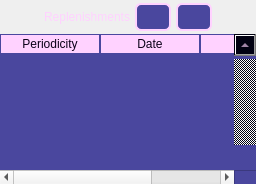
       <widget class="QWidget" name="widgetReplenishes" native="true">
        <property name="sizePolicy">
         <sizepolicy hsizetype="Preferred" vsizetype="Preferred">
          <horstretch>0</horstretch>
          <verstretch>0</verstretch>
         </sizepolicy>
        </property>
        <property name="minimumSize">
         <size>
          <width>0</width>
          <height>130</height>
         </size>
        </property>
        <property name="maximumSize">
         <size>
          <width>16777215</width>
          <height>16777215</height>
         </size>
        </property>
        <property name="styleSheet">
         <string notr="true">QDateEdit {
color: rgb(255, 210, 255);
border: 1px solid;
font: 13pt &quot;Anta&quot;;
padding: 0 5px;
border-radius: 6px;
border-color: rgb(255, 210, 255);
background-color: rgb(11, 1, 24);
selection-background-color: rgb(248, 160, 165);
selection-color: black;
background-color: rgb(33, 32, 70);

color: rgb(11, 1, 24);
background-color: rgb(255, 210, 255);
border-color: rgb(74, 71, 158);
}

QDateEdit::up-button {
subcontrol-origin: border;
subcontrol-position: top right; 
border-top-right-radius: 3px;
border-style: solid;
border-width: 0px;
border-color: rgb(74, 71, 158);
background-color:  rgb(74, 71, 158);
image: url(:/icons/add_yellow.svg);
padding: 0px;
margin: 0px;
width: 16px;
height: 14px;
 }


QDateEdit::down-button {
subcontrol-origin: border;
subcontrol-position: bottom right;
border-bottom-right-radius: 3px;
border-style: solid;
border-width: 0px;
border-color: rgb(74, 71, 158);
background-color:  rgb(74, 71, 158);
image: url(:/icons/remove_yellow.svg);
padding: 0px;
margin: 0px;
width: 16px;
height: 14px;
 }

QDateEdit::down-button:hover {
background-color: rgb(169, 167, 215);
}

QDateEdit::down-button:pressed {
background-color: rgb(25, 24, 53);
}

QDateEdit::up-button:hover {
background-color: rgb(169, 167, 215);
}

QDateEdit::up-button:pressed {
background-color: rgb(25, 24, 53);
}

QComboBox {
color: rgb(255, 210, 255);
border: 1px solid;
font: 13pt &quot;Anta&quot;;
border-radius: 6px;
border-color: rgb(255, 210, 255);
padding: 0 5px;
background-color: rgb(11, 1, 24);
selection-background-color: rgb(248, 160, 165);
selection-color: black;
background-color: rgb(33, 32, 70);

color: rgb(11, 1, 24);
background-color: rgb(255, 210, 255);
border-color: rgb(74, 71, 158);
}


QComboBox::drop-down:button {
color: rgb(255, 210, 255);
border-top-right-radius: 4px;
border-bottom-right-radius: 4px;
border-style: solid;
border-width: 0px;
border-color: rgb(255, 210, 255);
background-color: rgb(74, 71, 158);
padding: 0px;
width: 20px;
}

QComboBox::down-arrow {
image: url(:/icons/keyboard_arrow_down_yellow.svg);
}

QComboBox::drop-down:hover {
background-color: rgb(169, 167, 215);
border-color: rgb(169, 167, 215);
}

QComboBox::drop-down:pressed {
background-color: rgb(25, 24, 53);
border-color: rgb(25, 24, 53);
}

QComboBox QAbstractItemView {
color: rgb(255, 210, 255);
border: 0px solid;
border-radius: 4px;
border-color: rgba(130, 127, 255, 133);
background-color: rgb(2, 1, 18);
}

QComboBox:item {
color: rgb(255, 210, 255);
}

QComboBox:item:selected {
background-color: rgb(74, 71, 158);
color: rgb(255, 210, 255);
/*background-color: rgb(255, 105, 103);*/
}


QPushButton {
font: 13pt &quot;Anta&quot;;
color: rgb(255, 210, 255);
border-radius: 6px;
border-style: solid;
border-width: 2px;
border-color: rgb(8, 1, 18);
background-color: rgb(74, 71, 158);
}

QPushButton:hover {
background-color: rgb(169, 167, 215);
}

QPushButton:pressed {
background-color: rgb(25, 24, 53);
}

QLineEdit {
color: rgb(255, 210, 255);
border: 1px solid;
font: 13pt &quot;Anta&quot;;
border-radius: 6px;
border-color: rgb(255, 210, 255);
padding: 0 8px;
background-color: rgb(33, 32, 70);/*rgb(11, 1, 24);*/
selection-background-color: rgb(248, 160, 165);
selection-color: black;

color: rgb(11, 1, 24);
background-color: rgb(255, 210, 255);
border-color: rgb(74, 71, 158);
}

QDoubleSpinBox {
color: rgb(255, 210, 255);
border: 1px solid;
font: 13pt &quot;Anta&quot;;
padding: 0 5px;
border-radius: 6px;
border-color: rgb(255, 210, 255);
background-color: rgb(11, 1, 24);
selection-background-color: rgb(248, 160, 165);
selection-color: black;
background-color: rgb(33, 32, 70);

color: rgb(11, 1, 24);
background-color: rgb(255, 210, 255);
border-color: rgb(74, 71, 158);
}

QDoubleSpinBox#doubleSpinBoxRate {
padding: 0 20px 0 5px;
}

QDoubleSpinBox#doubleSpinBoxTax{
padding: 0 20px 0 5px;
}

QDoubleSpinBox::up-button {
subcontrol-origin: border;
subcontrol-position: top right; 
border-top-right-radius: 3px;
border-style: solid;
border-width: 0px;
border-color: rgb(74, 71, 158);
background-color:  rgb(74, 71, 158);
image: url(:/icons/add_yellow.svg);
padding: 0px;
margin: 0px;
width: 16px;
height: 14px;
 }


QDoubleSpinBox::down-button {
subcontrol-origin: border;
subcontrol-position: bottom right;
border-bottom-right-radius: 3px;
border-style: solid;
border-width: 0px;
border-color: rgb(74, 71, 158);
background-color:  rgb(74, 71, 158);
image: url(:/icons/remove_yellow.svg);
padding: 0px;
margin: 0px;
width: 16px;
height: 14px;
 }

QDoubleSpinBox::down-button:hover {
background-color: rgb(169, 167, 215);
}

QDoubleSpinBox::down-button:pressed {
background-color: rgb(25, 24, 53);
}

QDoubleSpinBox::up-button:hover {
background-color: rgb(169, 167, 215);
}

QDoubleSpinBox::up-button:pressed {
background-color: rgb(25, 24, 53);
}

QLabel {
background: none;
font: 16pt &quot;Anta&quot;;
color: rgb(255, 210, 255);
}

QLabel {
color: rgb(255, 210, 255);
font: 14pt &quot;Kode Mono&quot;;
}

QRadioButton {
font: 13pt &quot;Anta&quot;;
color: rgb(255, 210, 255);
}

QRadioButton::indicator {
width: 10px;
height: 10px;
border-radius: 7px;
}

QRadioButton::indicator:checked {
    background-color:  rgb(243, 89, 97);
    border: 2px solid rgb(255, 210, 255);
}

QRadioButton::indicator:unchecked {
    background-color: rgb(8, 1, 18);
    border: 2px solid rgb(255, 210, 255);
}

QCheckBox {
font: 13pt &quot;Anta&quot;;
color: rgb(255, 210, 255);
spacing: 4px;
}

QCheckBox::QLabel {
}

QCheckBox::indicator {
width: 13px;
height: 13px;
border-radius: 3px;
}

QCheckBox::indicator:checked {
    background-color:  rgb(243, 89, 97);
    border: 2px solid rgb(255, 210, 255);
	image: url(:/icons/check_yellow.svg);
}

QCheckBox::indicator:unchecked {
    background-color: rgb(8, 1, 18);
    border: 2px solid rgb(255, 210, 255);
}

QSpinBox {
color: rgb(255, 210, 255);
border: 1px solid;
font: 13pt &quot;Anta&quot;;
padding: 0 5px;
border-radius: 6px;
border-color: rgb(255, 210, 255);
background-color: rgb(11, 1, 24);
selection-background-color: rgb(248, 160, 165);
selection-color: black;
background-color: rgb(33, 32, 70);

color: rgb(11, 1, 24);
background-color: rgb(255, 210, 255);
border-color: rgb(74, 71, 158);
}


QSpinBox::up-button {
subcontrol-origin: border;
subcontrol-position: top right; 
border-top-right-radius: 3px;
border-style: solid;
border-width: 0px;
border-color: rgb(74, 71, 158);
background-color:  rgb(74, 71, 158);
image: url(:/icons/add_yellow.svg);
padding: 0px;
margin: 0px;
width: 16px;
height: 14px;
 }


QSpinBox::down-button {
subcontrol-origin: border;
subcontrol-position: bottom right;
border-bottom-right-radius: 3px;
border-style: solid;
border-width: 0px;
border-color: rgb(74, 71, 158);
background-color:  rgb(74, 71, 158);
image: url(:/icons/remove_yellow.svg);
padding: 0px;
margin: 0px;
width: 16px;
height: 14px;
 }

QSpinBox::down-button:hover {
background-color: rgb(169, 167, 215);
}

QSpinBox::down-button:pressed {
background-color: rgb(25, 24, 53);
}

QSpinBox::up-button:hover {
background-color: rgb(169, 167, 215);
}

QSpinBox::up-button:pressed {
background-color: rgb(25, 24, 53);
}

QTableWidget {
    /*background-color: rgb(2, 1, 18);*/
background-color: rgb(74, 71, 158);
border: 0px inset;
border-color: rgb(2, 1, 18);
    border-radius: 5px;
    font: 12pt &quot;Anta&quot;;
}

QHeaderView {
    background-color: rgb(74, 71, 158);
    padding: 0px;
    border-top-right-radius: 0px;
    border-top-left-radius: 5px;
    border-bottom-right-radius: 0px;
    border-bottom-left-radius: 5px;
    border: 0px solid rgb(74, 71, 158);
    font: 13pt &quot;Anta&quot;;
}

QHeaderView::section {
    background-color: rgb(255, 210, 255);
    border: 1px solid rgb(74, 71, 158);
    color: rgb(11, 1, 24);
}

QHeaderView::section:first {
}

QHeaderView::section:last {

}

QHeaderView::section:pressed {
	background-color: rgb(246, 136, 142);
}

/*QHeaderView::section:checked {
	background-color: rgb(246, 136, 142);
}*/

QTableWidget QTableCornerButton::section {
   background-color: rgb(255, 210, 255);
    border: 1px solid rgb(74, 71, 158);
    color: rgb(74, 71, 158);
    border-top-left-radius: 5px;
}

QTableView::item {
background-color: rgb(74, 71, 158);
    border: 0px solid rgb(74, 71, 158);
    color: rgb(255, 210, 255);
/*
selection-color: rgb(2, 1, 18);
selection-background-color: rgb(243, 89, 97);
*/
}


QTableView::item:selected {
background-color: rgb(246, 136, 142);
    border: 0px solid rgb(74, 71, 158);
color: rgb(2, 1, 18);
}

QScrollBar:vertical {
background-color: rgb(2, 1, 18);
border: 1px solid rgb(74, 71, 158);
color:  rgb(255, 210, 255);
border-width: 0px;border-style: solid;
margin: 25px 0 25px 0;
width: 22px;
}

QScrollBar::handle:vertical {
background-color: rgb(74, 71, 158);
border: 1px solid rgb(74, 71, 158);
image: url(:/icons/menu_yellow.svg);
/*
border-top: 1px solid rgb(2, 1, 18);
border-bottom: 1px solid rgb(2, 1, 18);
border: 1px solid rgb(2, 1, 18);
*/
}

QScrollBar::handle:vertical:hover {
background-color: rgb(169, 167, 215);
border-color: rgb(169, 167, 215);
}

QScrollBar::handle:vertical:pressed {
background-color: rgb(25, 24, 53);
border-color: rgb(25, 24, 53);
}

QScrollBar::add-line:vertical {
border: 1px solid rgb(74, 71, 158);
background-color: rgb(74, 71, 158);
border-bottom-right-radius: 7px;
subcontrol-position: bottom;
subcontrol-origin: margin;
image: url(:/icons/keyboard_arrow_down_yellow.svg);
}

QScrollBar::sub-line:vertical {
border: 1px solid rgb(74, 71, 158);
background-color: rgb(74, 71, 158);
border-top-right-radius: 7px;
subcontrol-position: top;
subcontrol-origin: margin;
image: url(:/icons/keyboard_arrow_up_yellow.svg);
}

QScrollBar::add-line:vertical:hover {
border-color: rgb(169, 167, 215);
background-color: rgb(169, 167, 215);
}

QScrollBar::sub-line:vertical:hover {
border-color: rgb(169, 167, 215);
background-color: rgb(169, 167, 215);
}

QScrollBar::add-line:vertical:pressed {
border-color: rgb(25, 24, 53);
background-color: rgb(25, 24, 53);
}

QScrollBar::sub-line:vertical:pressed {
border-color: rgb(25, 24, 53);
background-color: rgb(25, 24, 53);
}

</string>
        </property>
        <layout class="QGridLayout" name="gridLayout_4">
         <property name="leftMargin">
          <number>0</number>
         </property>
         <property name="topMargin">
          <number>0</number>
         </property>
         <property name="rightMargin">
          <number>0</number>
         </property>
         <property name="bottomMargin">
          <number>0</number>
         </property>
         <property name="spacing">
          <number>0</number>
         </property>
         <item row="0" column="0">
          <widget class="QWidget" name="widgetReplenish" native="true">
           <property name="sizePolicy">
            <sizepolicy hsizetype="Preferred" vsizetype="Fixed">
             <horstretch>0</horstretch>
             <verstretch>0</verstretch>
            </sizepolicy>
           </property>
           <property name="minimumSize">
            <size>
             <width>0</width>
             <height>34</height>
            </size>
           </property>
           <layout class="QGridLayout" name="gridLayout_9">
            <property name="leftMargin">
             <number>0</number>
            </property>
            <property name="topMargin">
             <number>0</number>
            </property>
            <property name="rightMargin">
             <number>0</number>
            </property>
            <property name="bottomMargin">
             <number>0</number>
            </property>
            <property name="horizontalSpacing">
             <number>5</number>
            </property>
            <item row="0" column="7">
             <spacer name="horizontalSpacer_6">
              <property name="orientation">
               <enum>Qt::Horizontal</enum>
              </property>
              <property name="sizeHint" stdset="0">
               <size>
                <width>40</width>
                <height>20</height>
               </size>
              </property>
             </spacer>
            </item>
            <item row="0" column="1">
             <spacer name="horizontalSpacer_2">
              <property name="orientation">
               <enum>Qt::Horizontal</enum>
              </property>
              <property name="sizeHint" stdset="0">
               <size>
                <width>40</width>
                <height>20</height>
               </size>
              </property>
             </spacer>
            </item>
            <item row="0" column="5">
             <widget class="QPushButton" name="pushButtonRemoveReplenish">
              <property name="minimumSize">
               <size>
                <width>36</width>
                <height>28</height>
               </size>
              </property>
              <property name="styleSheet">
               <string notr="true">border-color: rgb(255, 210, 255);</string>
              </property>
              <property name="text">
               <string/>
              </property>
              <property name="icon">
               <iconset resource="../misc/resource.qrc">
                <normaloff>:/icons/remove_yellow.svg</normaloff>:/icons/remove_yellow.svg</iconset>
              </property>
              <property name="iconSize">
               <size>
                <width>20</width>
                <height>20</height>
               </size>
              </property>
             </widget>
            </item>
            <item row="0" column="3">
             <widget class="QLabel" name="labelReplenishes">
              <property name="text">
               <string>Replenishments</string>
              </property>
              <property name="alignment">
               <set>Qt::AlignRight|Qt::AlignTrailing|Qt::AlignVCenter</set>
              </property>
              <property name="margin">
               <number>5</number>
              </property>
             </widget>
            </item>
            <item row="0" column="4">
             <widget class="QPushButton" name="pushButtonAddReplenish">
              <property name="minimumSize">
               <size>
                <width>36</width>
                <height>28</height>
               </size>
              </property>
              <property name="styleSheet">
               <string notr="true">border-color: rgb(255, 210, 255);</string>
              </property>
              <property name="text">
               <string/>
              </property>
              <property name="icon">
               <iconset resource="../misc/resource.qrc">
                <normaloff>:/icons/add_yellow.svg</normaloff>:/icons/add_yellow.svg</iconset>
              </property>
              <property name="iconSize">
               <size>
                <width>20</width>
                <height>20</height>
               </size>
              </property>
             </widget>
            </item>
           </layout>
          </widget>
         </item>
         <item row="1" column="0">
          <widget class="QTableWidget" name="tableWidgetReplenishes">
           <property name="sizePolicy">
            <sizepolicy hsizetype="Expanding" vsizetype="Preferred">
             <horstretch>0</horstretch>
             <verstretch>0</verstretch>
            </sizepolicy>
           </property>
           <property name="minimumSize">
            <size>
             <width>0</width>
             <height>0</height>
            </size>
           </property>
           <property name="maximumSize">
            <size>
             <width>16777215</width>
             <height>150</height>
            </size>
           </property>
           <property name="verticalScrollBarPolicy">
            <enum>Qt::ScrollBarAlwaysOn</enum>
           </property>
           <property name="selectionBehavior">
            <enum>QAbstractItemView::SelectRows</enum>
           </property>
           <property name="gridStyle">
            <enum>Qt::DotLine</enum>
           </property>
           <column>
            <property name="text">
             <string>Periodicity</string>
            </property>
           </column>
           <column>
            <property name="text">
             <string>Date</string>
            </property>
           </column>
           <column>
            <property name="text">
             <string>Value</string>
            </property>
           </column>
          </widget>
         </item>
        </layout>
       </widget>
